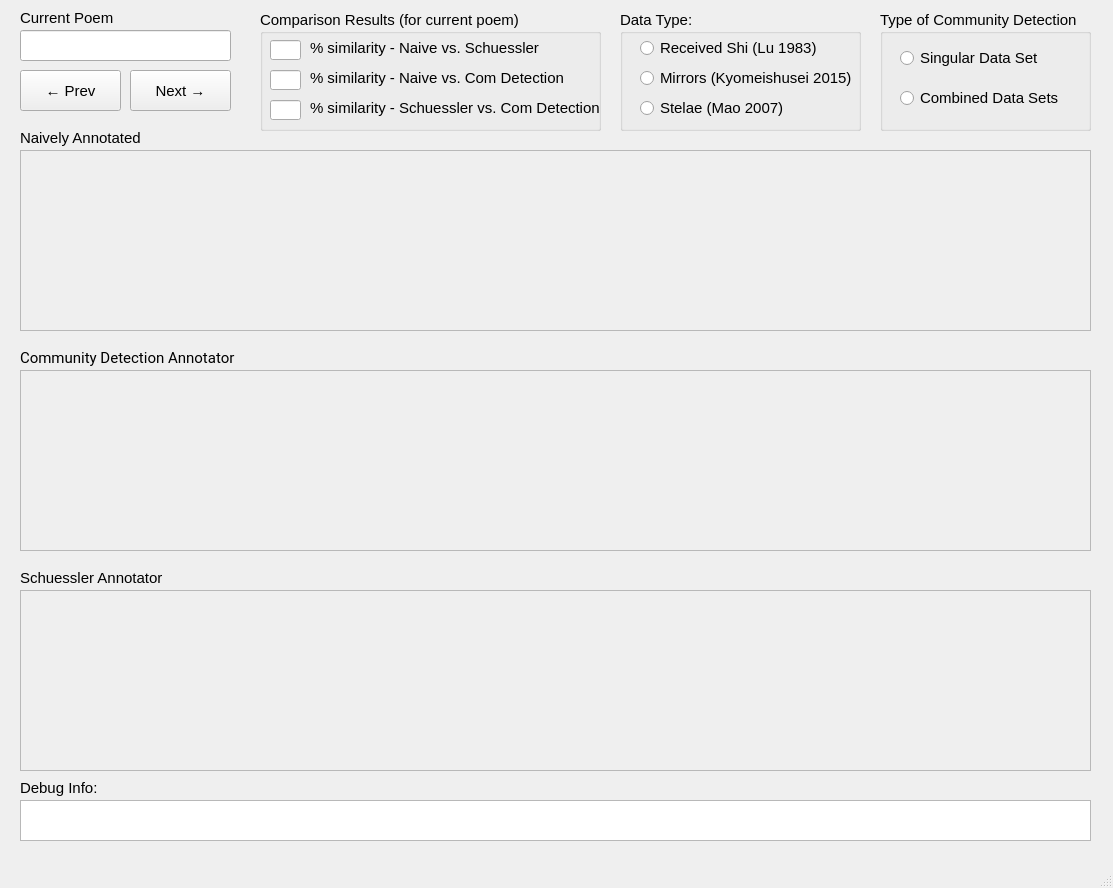
<?xml version="1.0" encoding="UTF-8"?>
<ui version="4.0">
 <class>MainWindow</class>
 <widget class="QMainWindow" name="MainWindow">
  <property name="geometry">
   <rect>
    <x>0</x>
    <y>0</y>
    <width>1113</width>
    <height>888</height>
   </rect>
  </property>
  <property name="font">
   <font>
    <family>Arial</family>
    <pointsize>11</pointsize>
   </font>
  </property>
  <property name="windowTitle">
   <string>Comparing Rhyme Annotators</string>
  </property>
  <widget class="QWidget" name="centralwidget">
   <widget class="QGroupBox" name="data_type_gb">
    <property name="geometry">
     <rect>
      <x>620</x>
      <y>10</y>
      <width>241</width>
      <height>121</height>
     </rect>
    </property>
    <property name="font">
     <font>
      <family>Arial</family>
      <pointsize>11</pointsize>
     </font>
    </property>
    <property name="title">
     <string>Data Type:</string>
    </property>
    <widget class="QRadioButton" name="received_shi_rb">
     <property name="geometry">
      <rect>
       <x>20</x>
       <y>30</y>
       <width>191</width>
       <height>16</height>
      </rect>
     </property>
     <property name="text">
      <string>Received Shi (Lu 1983)</string>
     </property>
    </widget>
    <widget class="QRadioButton" name="mirrors_rb">
     <property name="geometry">
      <rect>
       <x>20</x>
       <y>60</y>
       <width>211</width>
       <height>16</height>
      </rect>
     </property>
     <property name="text">
      <string>Mirrors (Kyomeishusei 2015)</string>
     </property>
    </widget>
    <widget class="QRadioButton" name="stelae_rb">
     <property name="geometry">
      <rect>
       <x>20</x>
       <y>90</y>
       <width>191</width>
       <height>16</height>
      </rect>
     </property>
     <property name="text">
      <string>Stelae (Mao 2007)</string>
     </property>
    </widget>
   </widget>
   <widget class="QGroupBox" name="com_det_type_gb">
    <property name="geometry">
     <rect>
      <x>880</x>
      <y>10</y>
      <width>211</width>
      <height>121</height>
     </rect>
    </property>
    <property name="font">
     <font>
      <family>Arial</family>
      <pointsize>11</pointsize>
     </font>
    </property>
    <property name="title">
     <string>Type of Community Detection</string>
    </property>
    <widget class="QRadioButton" name="singular_rb">
     <property name="geometry">
      <rect>
       <x>20</x>
       <y>40</y>
       <width>141</width>
       <height>16</height>
      </rect>
     </property>
     <property name="text">
      <string>Singular Data Set</string>
     </property>
    </widget>
    <widget class="QRadioButton" name="combo_rb">
     <property name="geometry">
      <rect>
       <x>20</x>
       <y>80</y>
       <width>161</width>
       <height>16</height>
      </rect>
     </property>
     <property name="text">
      <string>Combined Data Sets</string>
     </property>
    </widget>
   </widget>
   <widget class="QTextEdit" name="naive_annotator_te">
    <property name="geometry">
     <rect>
      <x>20</x>
      <y>150</y>
      <width>1071</width>
      <height>181</height>
     </rect>
    </property>
   </widget>
   <widget class="QLabel" name="naive_ann_label">
    <property name="geometry">
     <rect>
      <x>20</x>
      <y>130</y>
      <width>191</width>
      <height>16</height>
     </rect>
    </property>
    <property name="font">
     <font>
      <family>Arial</family>
     </font>
    </property>
    <property name="text">
     <string>Naively Annotated</string>
    </property>
   </widget>
   <widget class="QLabel" name="com_det_ann_label">
    <property name="geometry">
     <rect>
      <x>20</x>
      <y>350</y>
      <width>231</width>
      <height>16</height>
     </rect>
    </property>
    <property name="font">
     <font>
      <family>Roboto</family>
      <pointsize>11</pointsize>
     </font>
    </property>
    <property name="text">
     <string>Community Detection Annotator</string>
    </property>
   </widget>
   <widget class="QTextEdit" name="com_det_annotator_te">
    <property name="geometry">
     <rect>
      <x>20</x>
      <y>370</y>
      <width>1071</width>
      <height>181</height>
     </rect>
    </property>
   </widget>
   <widget class="QLabel" name="schuessler_annotator_label">
    <property name="geometry">
     <rect>
      <x>20</x>
      <y>570</y>
      <width>161</width>
      <height>16</height>
     </rect>
    </property>
    <property name="font">
     <font>
      <family>Arial</family>
      <pointsize>11</pointsize>
     </font>
    </property>
    <property name="text">
     <string>Schuessler Annotator</string>
    </property>
   </widget>
   <widget class="QTextEdit" name="schuessler_annotator_te">
    <property name="geometry">
     <rect>
      <x>20</x>
      <y>590</y>
      <width>1071</width>
      <height>181</height>
     </rect>
    </property>
   </widget>
   <widget class="QGroupBox" name="results_gb">
    <property name="geometry">
     <rect>
      <x>260</x>
      <y>10</y>
      <width>341</width>
      <height>121</height>
     </rect>
    </property>
    <property name="title">
     <string>Comparison Results (for current poem)</string>
    </property>
    <widget class="QLineEdit" name="n2s_tb">
     <property name="geometry">
      <rect>
       <x>10</x>
       <y>30</y>
       <width>31</width>
       <height>20</height>
      </rect>
     </property>
    </widget>
    <widget class="QLineEdit" name="n2c_tb">
     <property name="geometry">
      <rect>
       <x>10</x>
       <y>60</y>
       <width>31</width>
       <height>20</height>
      </rect>
     </property>
    </widget>
    <widget class="QLineEdit" name="s2c_tb">
     <property name="geometry">
      <rect>
       <x>10</x>
       <y>90</y>
       <width>31</width>
       <height>20</height>
      </rect>
     </property>
    </widget>
    <widget class="QLabel" name="label">
     <property name="geometry">
      <rect>
       <x>50</x>
       <y>30</y>
       <width>231</width>
       <height>16</height>
      </rect>
     </property>
     <property name="text">
      <string>% similarity - Naive vs. Schuessler</string>
     </property>
    </widget>
    <widget class="QLabel" name="label_2">
     <property name="geometry">
      <rect>
       <x>50</x>
       <y>60</y>
       <width>261</width>
       <height>16</height>
      </rect>
     </property>
     <property name="text">
      <string>% similarity - Naive vs. Com Detection</string>
     </property>
    </widget>
    <widget class="QLabel" name="label_3">
     <property name="geometry">
      <rect>
       <x>50</x>
       <y>90</y>
       <width>291</width>
       <height>16</height>
      </rect>
     </property>
     <property name="text">
      <string>% similarity - Schuessler vs. Com Detection</string>
     </property>
    </widget>
   </widget>
   <widget class="QScrollArea" name="n_annotator_scroll_area">
    <property name="geometry">
     <rect>
      <x>20</x>
      <y>150</y>
      <width>1071</width>
      <height>181</height>
     </rect>
    </property>
    <property name="widgetResizable">
     <bool>true</bool>
    </property>
    <widget class="QWidget" name="scrollAreaWidgetContents">
     <property name="geometry">
      <rect>
       <x>0</x>
       <y>0</y>
       <width>1069</width>
       <height>179</height>
      </rect>
     </property>
    </widget>
   </widget>
   <widget class="QScrollArea" name="com_det_annotator_scroll_area">
    <property name="geometry">
     <rect>
      <x>20</x>
      <y>370</y>
      <width>1071</width>
      <height>181</height>
     </rect>
    </property>
    <property name="widgetResizable">
     <bool>true</bool>
    </property>
    <widget class="QWidget" name="scrollAreaWidgetContents_2">
     <property name="geometry">
      <rect>
       <x>0</x>
       <y>0</y>
       <width>1069</width>
       <height>179</height>
      </rect>
     </property>
    </widget>
   </widget>
   <widget class="QScrollArea" name="sch_annotator_scroll_area">
    <property name="geometry">
     <rect>
      <x>20</x>
      <y>590</y>
      <width>1071</width>
      <height>181</height>
     </rect>
    </property>
    <property name="widgetResizable">
     <bool>true</bool>
    </property>
    <widget class="QWidget" name="scrollAreaWidgetContents_3">
     <property name="geometry">
      <rect>
       <x>0</x>
       <y>0</y>
       <width>1069</width>
       <height>179</height>
      </rect>
     </property>
    </widget>
   </widget>
   <widget class="QLineEdit" name="current_poem_eb">
    <property name="geometry">
     <rect>
      <x>20</x>
      <y>30</y>
      <width>211</width>
      <height>31</height>
     </rect>
    </property>
   </widget>
   <widget class="QLabel" name="label_4">
    <property name="geometry">
     <rect>
      <x>20</x>
      <y>10</y>
      <width>141</width>
      <height>16</height>
     </rect>
    </property>
    <property name="text">
     <string>Current Poem</string>
    </property>
   </widget>
   <widget class="QPushButton" name="prev_button">
    <property name="geometry">
     <rect>
      <x>20</x>
      <y>70</y>
      <width>101</width>
      <height>41</height>
     </rect>
    </property>
    <property name="text">
     <string>← Prev</string>
    </property>
   </widget>
   <widget class="QPushButton" name="next_button">
    <property name="geometry">
     <rect>
      <x>130</x>
      <y>70</y>
      <width>101</width>
      <height>41</height>
     </rect>
    </property>
    <property name="text">
     <string>Next →</string>
    </property>
   </widget>
   <widget class="QLabel" name="label_5">
    <property name="geometry">
     <rect>
      <x>20</x>
      <y>780</y>
      <width>91</width>
      <height>16</height>
     </rect>
    </property>
    <property name="text">
     <string>Debug Info:</string>
    </property>
   </widget>
   <widget class="QTextEdit" name="textEdit">
    <property name="geometry">
     <rect>
      <x>20</x>
      <y>800</y>
      <width>1071</width>
      <height>41</height>
     </rect>
    </property>
   </widget>
  </widget>
  <widget class="QMenuBar" name="menubar">
   <property name="geometry">
    <rect>
     <x>0</x>
     <y>0</y>
     <width>1113</width>
     <height>23</height>
    </rect>
   </property>
  </widget>
  <widget class="QStatusBar" name="statusbar"/>
 </widget>
 <resources/>
 <connections/>
</ui>
